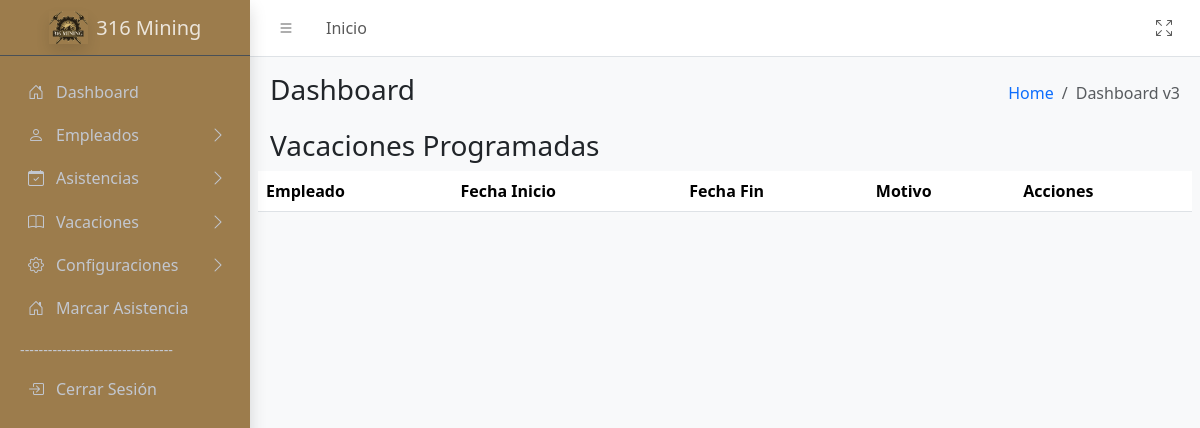
The app's page /sistema/controller/VacacionesController/VacacionesController.php?action=MostrarVacacionesProgramadas (signed in), older data.
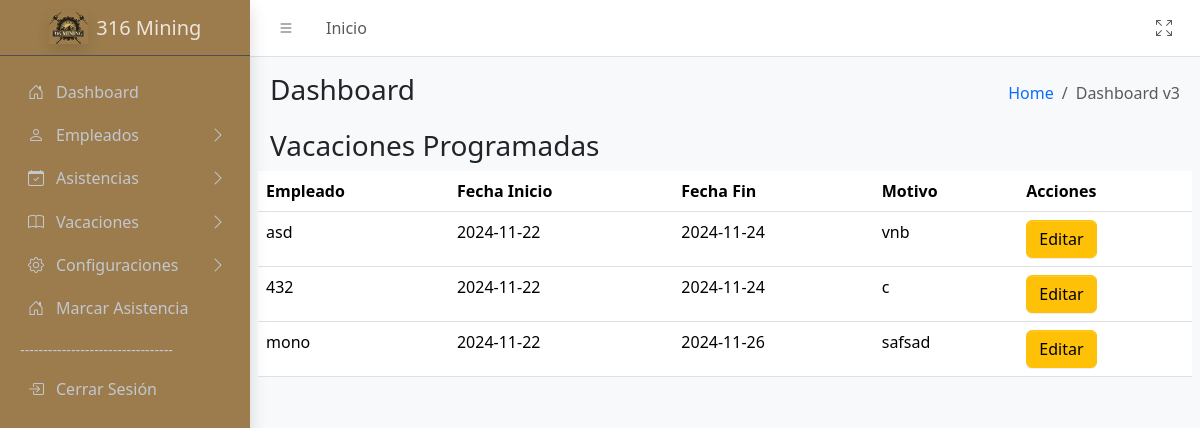
The same page, newer data.
### tables this page shows
CREATE TABLE `vacaciones` (
  `idVacacion` int(11) NOT NULL,
  `idEmpleado` int(11) DEFAULT NULL,
  `fecha_inicio` date DEFAULT NULL,
  `fecha_fin` date DEFAULT NULL,
  `motivo` varchar(100) DEFAULT NULL
);

CREATE TABLE `empleados` (
  `idEmpleado` int(11) NOT NULL,
  `nombres` varchar(50) NOT NULL,
  `apellidos` varchar(50) NOT NULL,
  `dni` varchar(8) NOT NULL,
  `correo` varchar(50) NOT NULL,
  `telefono` varchar(15) DEFAULT NULL,
  `idPuesto` int(11) DEFAULT NULL,
  `idTurno` int(11) DEFAULT NULL,
  `estado` enum('Activo','Inactivo') DEFAULT 'Activo',
  `habilitado` tinyint(1) NOT NULL,
  `idApp` varchar(10) DEFAULT NULL COMMENT 'id para la app',
  `passwordApp` varchar(20) DEFAULT NULL COMMENT 'contra para la app',
  `idmarcar` varchar(5) NOT NULL,
  `passmarcar` varchar(5) NOT NULL
);

### sistema/controller/BaseController.php (called while the page is built, shortened)
<?php
class BaseController {
        protected function loadView($view,
                                        $data = [],
                                        $additionalCss = [],
                                        $additionalJs = [],
                                        $title = 'Sistema') {
                                    include __DIR__ . '/../view/templates/layout.php';
    }
}
?>

### sistema/model/conexion.php (called while the page is built, shortened)
<?php
class Database {
    public function __construct() {
        try {
            $host = 'localhost';
            $dbname = 'biometrico';
            $username = 'root';
            $password = '';
            $this->conn = new PDO("mysql:host=$host;dbname=$dbname", $username, $password);
        } catch (PDOException $e) {
            echo "Error de conexión: " . $e->getMessage();
            exit();
        }
    }
}
?>

### sistema/model/VacacionesModel/VacacionesModel.php (called while the page is built, shortened)
<?php
require_once __DIR__ . '/../conexion.php';
class Vacaciones extends Database
{
    public function getVacacionesProgramadas()
    {
        $sql = "SELECT v.idVacacion, v.fecha_inicio, v.fecha_fin, v.motivo, e.nombres
                FROM vacaciones v
                JOIN empleados e ON v.idEmpleado = e.idEmpleado";
        $stmt = $this->conn->prepare($sql);
        $stmt->execute();
        return $stmt->fetchAll(PDO::FETCH_ASSOC);
    }
}
?>

### sistema/view/Vacaciones/VacacionesProgramadas.php (the view, shortened to what this page needs)
<div class="col-sm-6">
    <h3 class="mb-0">Dashboard</h3>
</div>
<div class="col-sm-6">
    <ol class="breadcrumb float-sm-end">
        <li class="breadcrumb-item"><a href="/biometrico/sistema/controller/DashboardController/DashboardController.php?action=MostrarDashboard">Home</a></li>
        <li class="breadcrumb-item active" aria-current="page">
            Dashboard v3
        </li>
    </ol>
</div>
</div>
</div>
</div>
<div class="app-content">
    <div class="container-fluid">
        <div class="row">
            <div class="container-fluid">
                <div class="row">
                    <h3>Vacaciones Programadas</h3>
                    <table class="table">
                        <thead>
                            <tr>
                                <th>Empleado</th>
                                <th>Fecha Inicio</th>
                                <th>Fecha Fin</th>
                                <th>Motivo</th>
                                <th>Acciones</th>
                            </tr>
                        </thead>
                        <tbody>
                            <?php foreach ($vacaciones as $vacacion): ?>
                                <tr>
                                    <td><?= htmlspecialchars($vacacion['nombres']) ?></td>
                                    <td><?= $vacacion['fecha_inicio'] ?></td>
                                    <td><?= $vacacion['fecha_fin'] ?></td>
                                    <td><?= htmlspecialchars($vacacion['motivo']) ?></td>
                                    <td>
                                        <button class='btn btn-warning' data-bs-toggle='modal' data-bs-target='#modalEditarVacacion' data-idVacacion='<?= $vacacion['idVacacion'] ?>'>Editar</button>
                                    </td>
                                </tr>
                            <?php endforeach; ?>
                        </tbody>
                    </table>
                </div>
            </div>
        </div>
    </div>
</div>

Row changes from the older to the newer data that the page shows:
added vacaciones: idEmpleado.nombres "asd", fecha_inicio "2024-11-22", fecha_fin "2024-11-24", motivo "vnb"
added vacaciones: idEmpleado.nombres "432", fecha_inicio "2024-11-22", fecha_fin "2024-11-24", motivo "c"
added vacaciones: idEmpleado.nombres "mono", fecha_inicio "2024-11-22", fecha_fin "2024-11-26", motivo "safsad"
